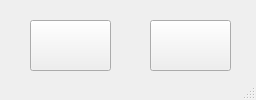
<?xml version="1.0" encoding="UTF-8"?>
<ui version="4.0">
 <class>MainWindow</class>
 <widget class="QMainWindow" name="MainWindow">
  <property name="geometry">
   <rect>
    <x>0</x>
    <y>0</y>
    <width>256</width>
    <height>100</height>
   </rect>
  </property>
  <property name="windowTitle">
   <string>Denoiser</string>
  </property>
  <widget class="QWidget" name="centralwidget">
   <widget class="QPushButton" name="pushButton">
    <property name="geometry">
     <rect>
      <x>30</x>
      <y>20</y>
      <width>81</width>
      <height>51</height>
     </rect>
    </property>
    <property name="toolTip">
     <string>Record</string>
    </property>
    <property name="text">
     <string/>
    </property>
    <property name="icon">
     <iconset resource="icons.qrc">
      <normaloff>:/newPrefix/resources/voice-search.png</normaloff>:/newPrefix/resources/voice-search.png</iconset>
    </property>
    <property name="iconSize">
     <size>
      <width>30</width>
      <height>30</height>
     </size>
    </property>
    <property name="autoDefault">
     <bool>false</bool>
    </property>
    <property name="flat">
     <bool>false</bool>
    </property>
   </widget>
   <widget class="QPushButton" name="pushButton_2">
    <property name="geometry">
     <rect>
      <x>150</x>
      <y>20</y>
      <width>81</width>
      <height>51</height>
     </rect>
    </property>
    <property name="toolTip">
     <string>Denoise</string>
    </property>
    <property name="text">
     <string/>
    </property>
    <property name="icon">
     <iconset resource="icons.qrc">
      <normaloff>:/newPrefix/resources/voice-message.png</normaloff>:/newPrefix/resources/voice-message.png</iconset>
    </property>
    <property name="iconSize">
     <size>
      <width>40</width>
      <height>40</height>
     </size>
    </property>
    <property name="autoDefault">
     <bool>false</bool>
    </property>
    <property name="flat">
     <bool>false</bool>
    </property>
   </widget>
  </widget>
  <widget class="QStatusBar" name="statusbar"/>
 </widget>
 <resources>
  <include location="icons.qrc"/>
 </resources>
 <connections/>
</ui>
